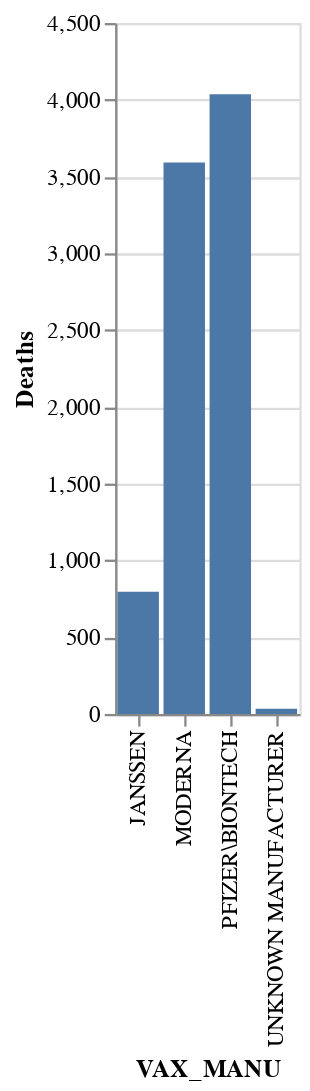

The code cell stored with this chart in its notebook:
### Code cell
# Create visualization
alt.Chart(deaths_covid_vax).mark_bar().encode(x='VAX_MANU',y='Deaths')

### Figure 1 — Vega-Lite specification as saved in the notebook (floating-point values rounded to 4 significant figures)
{"config": {"view": {"continuousWidth": 400, "continuousHeight": 300}}, "data": {"name": "data-e79b0f69af4e2fa4ebc52775a756fccf"}, "mark": "bar", "encoding": {"x": {"type": "nominal", "field": "VAX_MANU"}, "y": {"type": "quantitative", "field": "Deaths"}}, "$schema": "https://vega.github.io/schema/vega-lite/v4.8.1.json", "datasets": {"data-e79b0f69af4e2fa4ebc52775a756fccf": [{"index": 0, "VAX_MANU": "MODERNA", "Deaths": 3592}, {"index": 4, "VAX_MANU": "PFIZER\\BIONTECH", "Deaths": 4036}, {"index": 202, "VAX_MANU": "UNKNOWN MANUFACTURER", "Deaths": 33}, {"index": 1674, "VAX_MANU": "JANSSEN", "Deaths": 795}]}}
